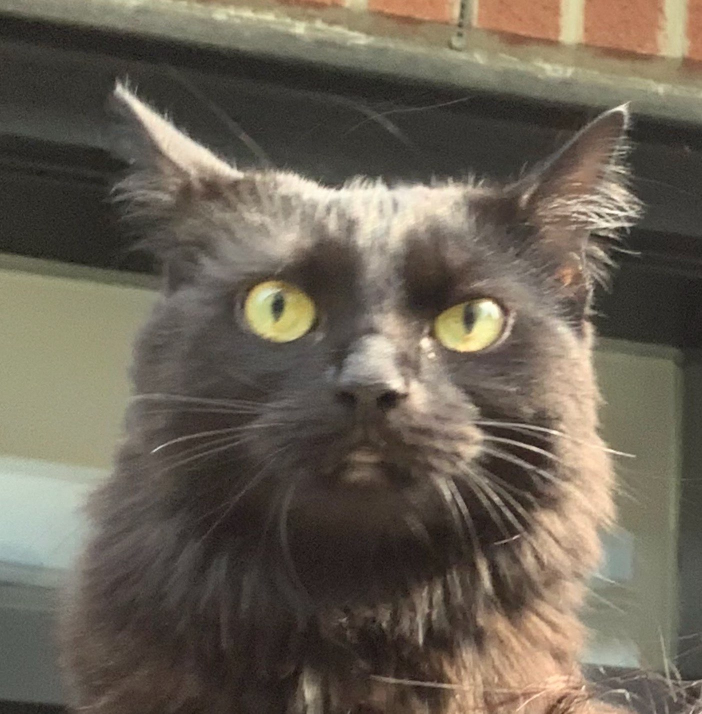
#> input picture cat.jpeg, 1404 x 1428 px (shown at 1/2 size)
$ python meme.py
#> lines starting #> are read from the running program, lines starting #| are printed output that depends on the picture
from PIL import Image, ImageDraw, ImageFont
# import matplotlib.pyplot as plt

# Load the images
cat_image = Image.open("./cat.jpeg")
#> cat_image is the input picture: PIL image 1404x1428 RGB; mean R, G, B 107.1, 98.6, 85.6

# URL to a sample image of Bill Murray for demonstration
bill_murray_image = Image.open("BillMurray.webp")
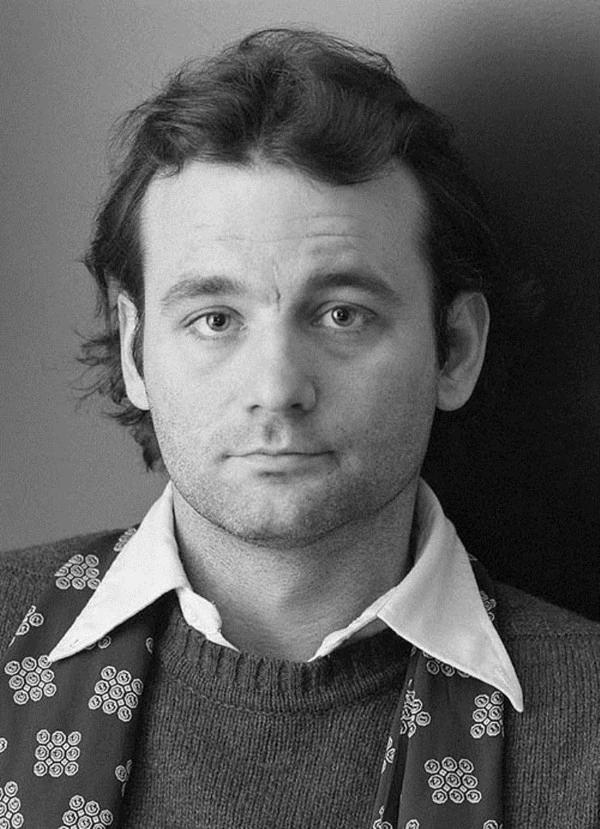
#> input picture BillMurray.webp, 600 x 829 px
#> bill_murray_image is the input picture: PIL image 600x829 RGB; mean R, G, B 95.6, 95.6, 95.6

# Resize images to match
bill_murray_image = bill_murray_image.resize(cat_image.size)
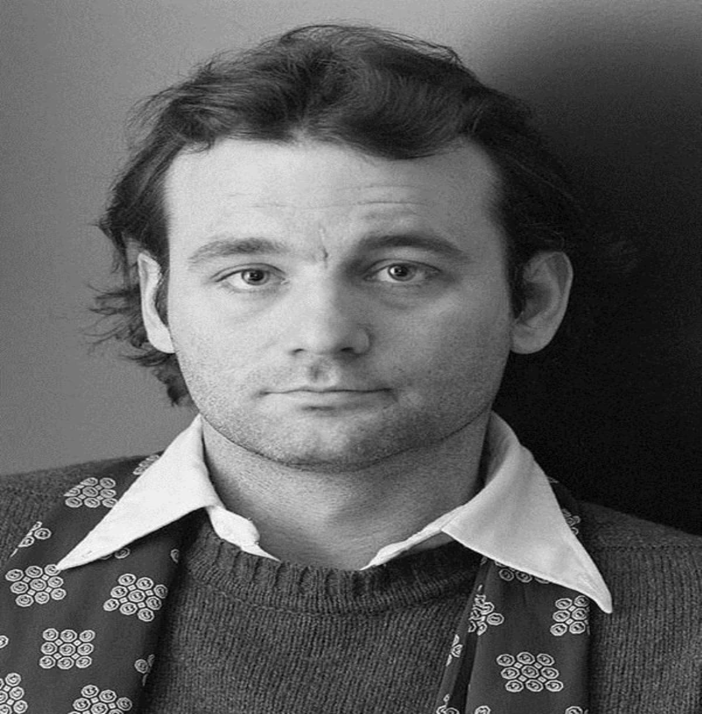
#> bill_murray_image: PIL image 1404x1428 RGB (shown at 1/2 size); mean R, G, B 95.6, 95.6, 95.6

# Create a new blank image to combine both images
combined_image = Image.new("RGB", (cat_image.width * 2, cat_image.height))
#> combined_image: PIL image 2808x1428 RGB; every value is 0
combined_image.paste(cat_image, (0, 0))
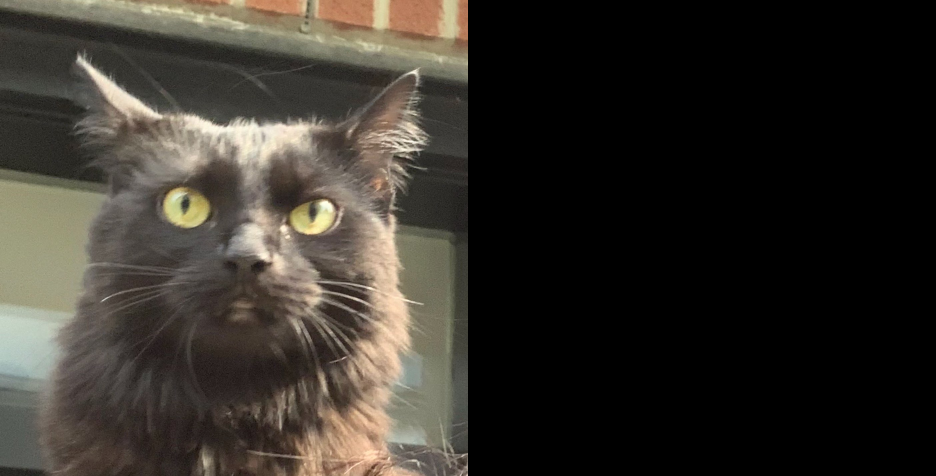
#> combined_image: PIL image 2808x1428 RGB (shown at 1/3 size); mean R, G, B 53.5, 49.3, 42.8
combined_image.paste(bill_murray_image, (cat_image.width, 0))
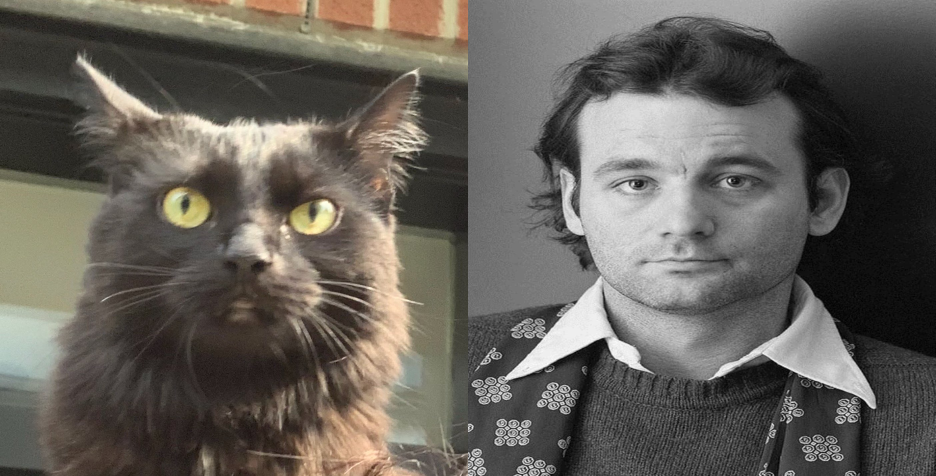
#> combined_image: PIL image 2808x1428 RGB (shown at 1/3 size); mean R, G, B 101.3, 97.1, 90.6

# Add text to the image
draw = ImageDraw.Draw(combined_image)
font = ImageFont.truetype("Impact.ttf", 128)
# font = ImageFont.truetype("/Users/justin.heyes-jones/Library/Fonts/HackNerdFont-Bold.ttf", 92)

# Text settings
top_text = "When your plans go awry..."
bottom_text = "...and you're just trying to act cool about it."

# Draw the text in white
text_color = (255, 255, 255)

w, h = combined_image.size
#> w = 2808; h = 1428
top_text_bbox = draw.textbbox((0, 0), top_text, font=font)
#> top_text_bbox = (0, 22, 1736, 146)
bottom_text_bbox = draw.textbbox((0, 0), bottom_text, font=font)
#> bottom_text_bbox = (0, 22, 2783, 146)

top_text_width = top_text_bbox[2] - top_text_bbox[0]
#> top_text_width = 1736
top_text_height = top_text_bbox[3] - top_text_bbox[1]
#> top_text_height = 124
bottom_text_width = bottom_text_bbox[2] - bottom_text_bbox[0]
#> bottom_text_width = 2783
bottom_text_height = bottom_text_bbox[3] - bottom_text_bbox[1]
#> bottom_text_height = 124

top_text_position = ((w - top_text_width) // 2, 50)
#> top_text_position = (536, 50)
bottom_text_position = ((w - bottom_text_width) // 2, h - bottom_text_height - 120)
#> bottom_text_position = (12, 1184)

# Draw the text
draw.text(top_text_position, top_text, font=font, fill=text_color)
draw.text(bottom_text_position, bottom_text, font=font, fill=text_color)

# Save the result
combined_image_path = "./cat_bill_murray_meme.jpeg"
combined_image.save(combined_image_path)
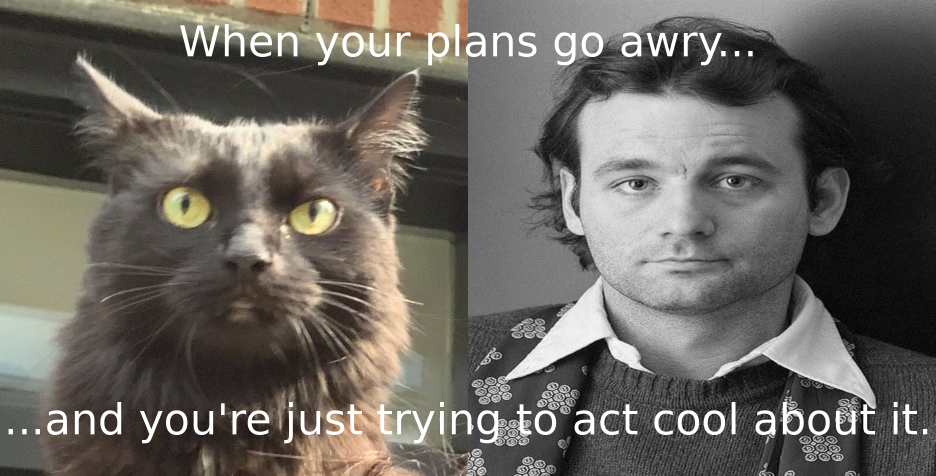
#> saved as cat_bill_murray_meme.jpeg: PIL image 2808x1428 RGB (shown at 1/3 size); mean R, G, B 105.5, 101.4, 95.1

combined_image.show()
# # Display the result
# plt.imshow(combined_image)
# plt.axis('off')
# plt.show()
